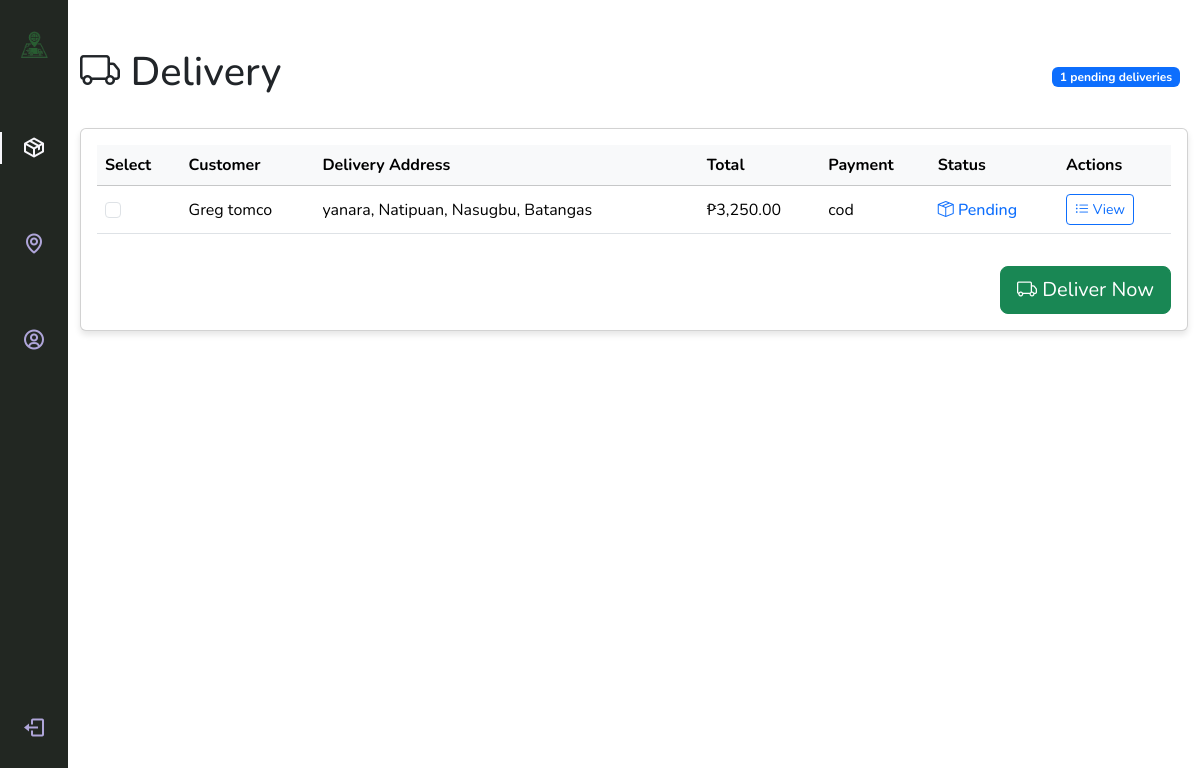
The app's page /driver.php (signed in) with its own data.
### tables this page shows
CREATE TABLE `orders` (
  `order_id` int(11) NOT NULL,
  `driver_id` int(11) DEFAULT NULL,
  `customer_id` int(11) NOT NULL,
  `order_date` datetime DEFAULT current_timestamp(),
  `order_status` varchar(50) DEFAULT 'pending',
  `payment_method` varchar(50) DEFAULT 'cash_on_delivery',
  `subtotal` decimal(10,2) DEFAULT NULL,
  `shipping_fee` decimal(10,2) DEFAULT NULL,
  `total_amount` decimal(10,2) DEFAULT NULL,
  `delivery_start` datetime DEFAULT NULL
);

CREATE TABLE `customer` (
  `customer_id` int(11) NOT NULL,
  `user_id` int(11) NOT NULL,
  `name` varchar(100) DEFAULT NULL,
  `phone` varchar(20) DEFAULT NULL,
  `email` varchar(100) DEFAULT NULL,
  `province` varchar(100) DEFAULT NULL,
  `municipalities` varchar(100) DEFAULT NULL,
  `barangay` varchar(100) DEFAULT NULL,
  `street` varchar(150) DEFAULT NULL,
  `latitude` decimal(10,7) DEFAULT NULL,
  `longitude` decimal(10,7) DEFAULT NULL
);

### driver.php (the view, shortened to what this page needs)
<?php
include 'config.php';
include 'includes/header.php';
$query = "
    SELECT
        o.order_id,
        c.name AS customer_name,
        CONCAT(c.street, ', ', c.barangay, ', ', c.municipalities, ', ', c.province) AS full_address,
        c.latitude,
        c.longitude,
        o.total_amount,
        o.payment_method,
        o.order_date,
        o.order_status
    FROM orders o
    JOIN customer c ON o.customer_id = c.customer_id
    WHERE o.order_status = 'pending'
    ORDER BY o.order_date ASC
";
$result = $conn->query($query);
$orders = $result ? $result->fetch_all(MYSQLI_ASSOC) : [];
?>
<!DOCTYPE html>
<html lang="en">
<head>
    <link href="https://cdn.jsdelivr.net/npm/bootstrap@5.3.0/dist/css/bootstrap.min.css" rel="stylesheet">
    <link rel="stylesheet" href="https://cdn.jsdelivr.net/npm/bootstrap-icons@1.7.2/font/bootstrap-icons.css">
</head>
<body>
<?php include 'navs/navdrivers.php'; ?>
<div class="container py-5">
    <div class="d-flex justify-content-between align-items-center mb-4">
        <h1><i class="bi bi-truck"></i> Delivery</h1>
        <div><span class="badge bg-primary me-2"><?= count($orders) ?> pending deliveries</span></div>
    </div>
    <form action="<?= htmlspecialchars($_SERVER['PHP_SELF']) ?>" method="POST">
        <div class="card p-3 mb-4">
            <div class="table-responsive">
                <table class="table table-hover align-middle">
                    <thead class="table-light">
                        <tr>
                            <th>Select</th>
                            <th>Customer</th>
                            <th>Delivery Address</th>
                            <th>Total</th>
                            <th>Payment</th>
                            <th>Status</th>
                            <th>Actions</th>
                        </tr>
                    </thead>
                    <tbody>
                        <?php if (!empty($orders)): ?>
                            <?php foreach ($orders as $order): ?>
                                <tr>
                                    <td>
                                        <input type="checkbox" name="deliveries[]" value="<?= $order['order_id'] ?>" class="form-check-input">
                                    </td>
                                    <td><?= htmlspecialchars($order['customer_name']) ?></td>
                                    <td class="address-col" title="<?= htmlspecialchars($order['full_address']) ?>"><?= htmlspecialchars($order['full_address']) ?></td>
                                    <td>₱<?= number_format($order['total_amount'], 2) ?></td>
                                    <td><?= htmlspecialchars($order['payment_method']) ?></td>
                                    <td><span class="status-ready"><i class="bi bi-box-seam"></i> <?= htmlspecialchars($order['order_status']) ?></span></td>
                                    <td>
                                        <button type="button" class="btn btn-sm btn-outline-primary" data-bs-toggle="modal" data-bs-target="#itemsModal<?= $order['order_id'] ?>">
                                            <i class="bi bi-list-ul"></i> View
                                        </button>
                                    </td>
                                </tr>
                            <?php endforeach; ?>
                        <?php endif; ?>
                    </tbody>
                </table>
            </div>
            <?php if (!empty($orders)): ?>
                <div class="mt-3 text-end">
                    <button type="submit" class="btn btn-success btn-lg">
                        <i class="bi bi-truck"></i> Deliver Now
                    </button>
                </div>
            <?php endif; ?>
        </div>
    </form>
</div>
</body>
</html>

### driver.php (style rules this page uses)
.card { border-radius: 10px; box-shadow: 0 4px 6px rgba(0,0,0,0.1); }
.address-col { max-width: 300px; white-space: nowrap; overflow: hidden; text-overflow: ellipsis; }
.status-ready { color: #0d6efd; font-weight: 500; }

### navs/navdrivers.php (style rules this page uses)
:root { --nav-width: 68px; --first-color-light: #AFA5D9; --white-color: #F7F6FB; --body-font: 'Nunito', sans-serif; --z-fixed: 100; }
body { padding-left: var(--nav-width); font-family: var(--body-font); transition: .5s; }

### records on screen
orders: customer.name "Greg tomco", full_address "yanara, Natipuan, Nasugbu, Batangas", total_amount "3,250.00", payment_method "cod", order_status "Pending"

### other values on screen
count($orders) "1"
